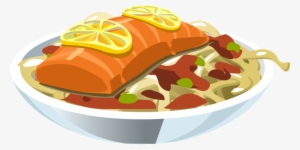
#> input picture media/food.png, 300 x 150 px
$ jupyter execute --allow-errors conv2D_hw_24_bit.ipynb   (shell and % lines are left out)
#> lines starting #> are read from the running program, lines starting #| are printed output that depends on the picture
#> in img_filter, image is the input picture: shape (150, 300, 3); mean B, G, R 167.5, 198.5, 222.6
[cell 1]
import cv2 as cv
import numpy as np
import sys
import timeit
import math
from pynq import allocate
from pynq import Overlay

# scaleFactor offset = 0x20
SCALE_FACTOR_OFF = 0x20
# kernel offset = 0x10
KERNEL_OFF = 0x10

OVERLAY_PATH = "base_multi.bit"
#> (the rest of this cell did not finish here and is left out)

[cell 2]
# [115 lines left out: functions to_int32_arr, segment_image, assemble_chunks, conv_dma, stream_chunks, pack_pixel and 1 more, not called in this run]

def write_axilite(kernel, scaleFactor):
    np_kern = np.array(kernel, dtype=np.int8)
    conv_ip = OVERLAY.convDMA.conv2d_0
    arr = to_int32_arr(np_kern)
    conv_ip.write(KERNEL_OFF, int(arr[0]))
    conv_ip.write(KERNEL_OFF + 4, int(arr[1]))
    conv_ip.write(KERNEL_OFF + 8, int(arr[2]))

    conv_ip.write(SCALE_FACTOR_OFF, scaleFactor)

def hw_conv(img, kernel, scaleFactor):
#> called with scaleFactor = 1
    b = img[:,:,0]
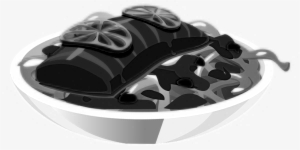
#> b: shape (150, 300); min 0, max 255, mean 167.5
    g = img[:,:,1]
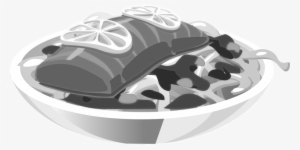
#> g: shape (150, 300); min 42, max 255, mean 198.5
    r = img[:,:,2]
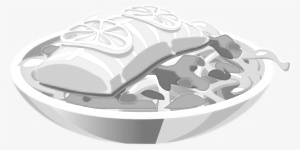
#> r: shape (150, 300); min 105, max 255, mean 222.6

    write_axilite(kernel, scaleFactor)

    print(img.shape)
    chunks = segment_image(img)
    new_chunks = stream_chunks(chunks)
    output_chunks = assemble_chunks(new_chunks)

    return output_chunks

def img_filter(infile, outfile, kernel, scaleFactor):
    print("starting hw...")
    image = cv.imread(infile)
    if image is None:
        print("Could not find image")
        return
    new_img = hw_conv(image, kernel, scaleFactor)
    cv.imwrite(filename=outfile, img=new_img)
    print("ended hw.")

# [10 lines left out: function sw_img_filter, not called in this run]

$ run again, with media/conv-block-design.png copied over media/food.png
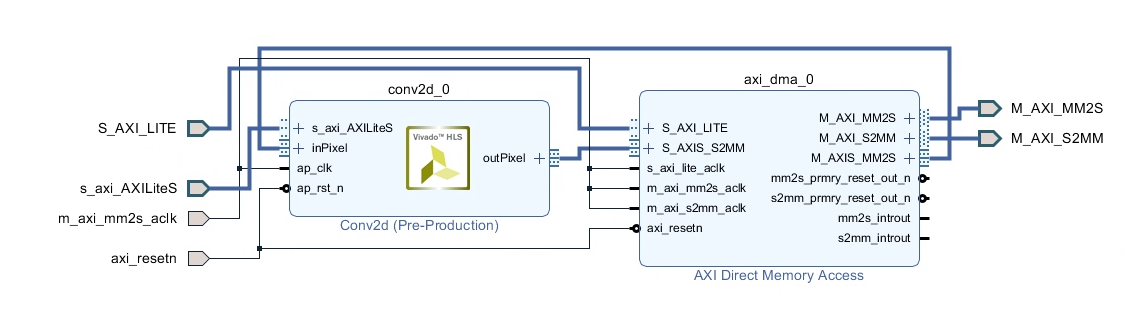
#> input picture media/conv-block-design.png, 1130 x 310 px
#> in img_filter, image is the input picture: shape (310, 1130, 3); mean B, G, R 245.8, 243.2, 240.3
#> in hw_conv, `b = img[:,:,0]`:
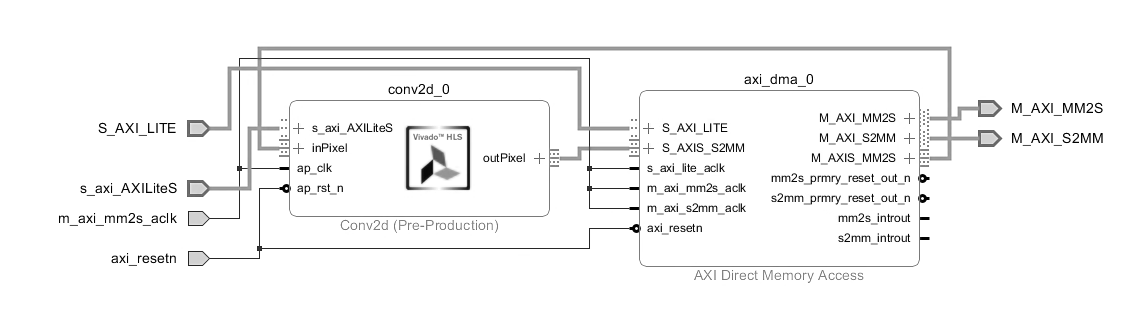
#> b: shape (310, 1130); min 0, max 255, mean 245.8
#> in hw_conv, `g = img[:,:,1]`:
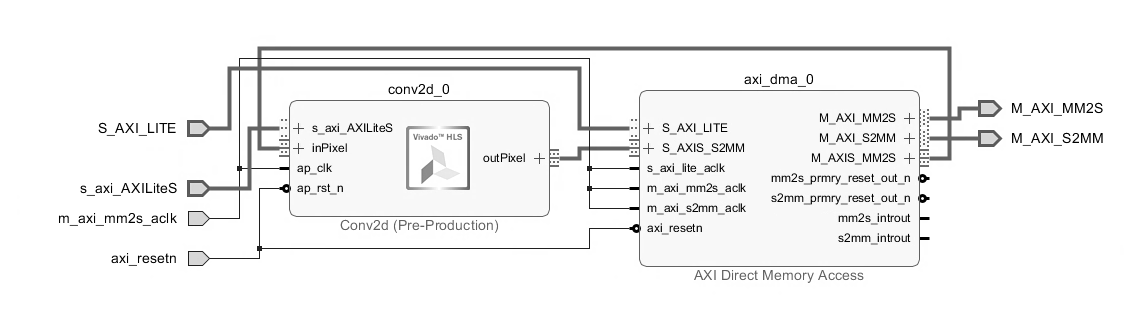
#> g: shape (310, 1130); min 0, max 255, mean 243.2

$ run again, with media/sunflower.png copied over media/food.png
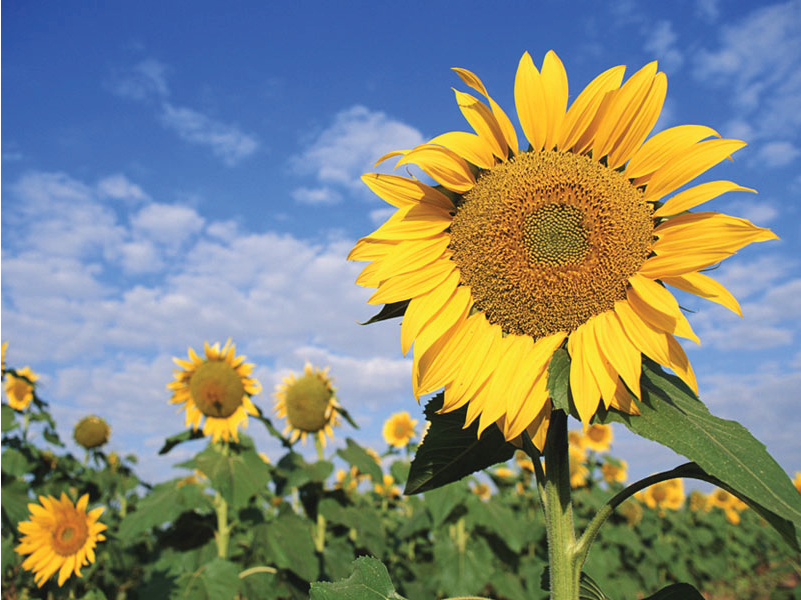
#> input picture media/sunflower.png, 801 x 600 px
#> in img_filter, image is the input picture: shape (600, 801, 3); mean B, G, R 123, 136.2, 130.4
#> in hw_conv, `g = img[:,:,1]`:
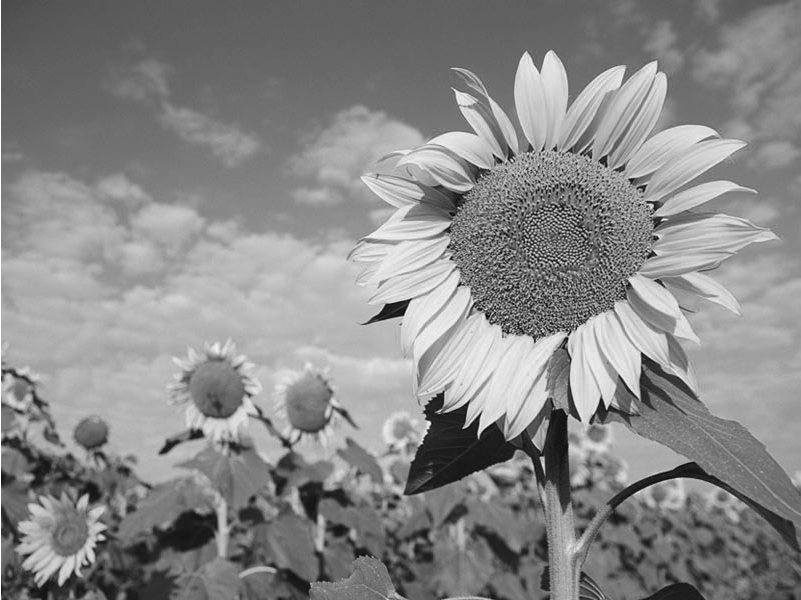
#> g: shape (600, 801); min 7, max 255, mean 136.2
#> in hw_conv, `r = img[:,:,2]`:
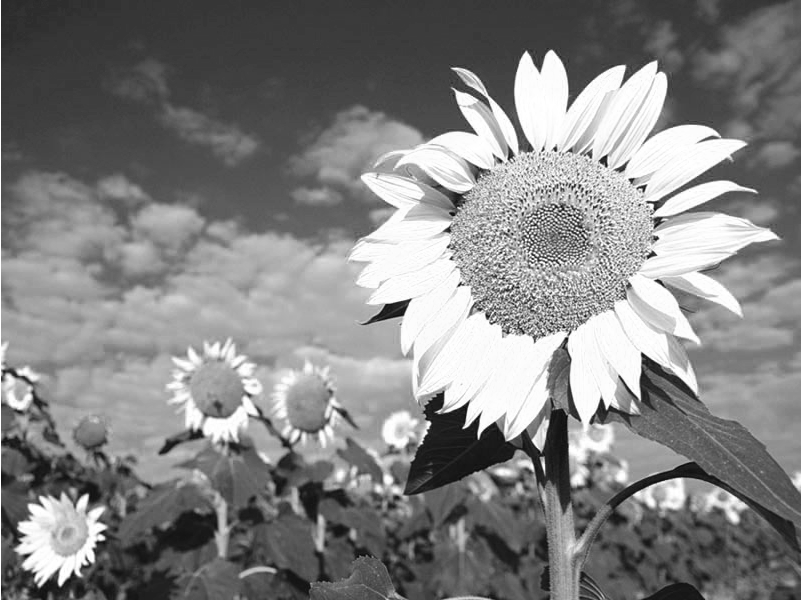
#> r: shape (600, 801); min 5, max 255, mean 130.4
